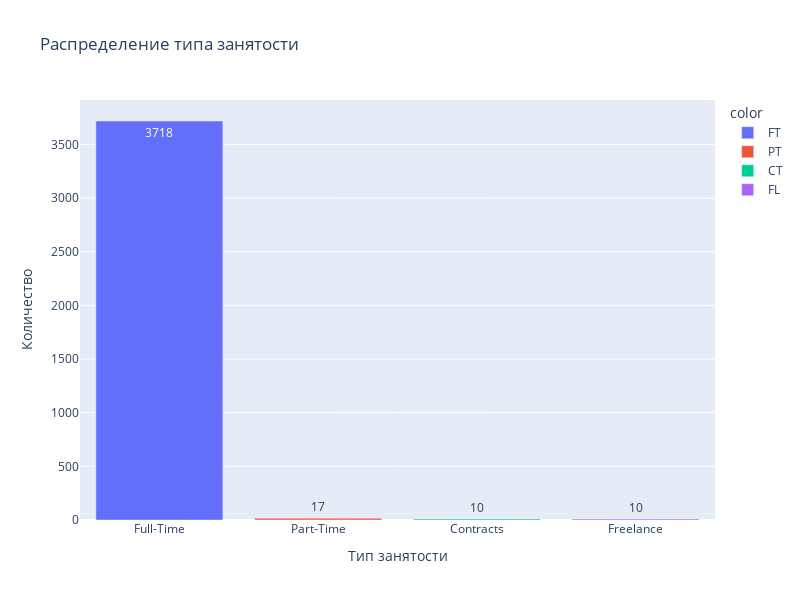

The notebook cell saved with this chart:
### Markdown cell above
Всего в столбце 4 уникальных категории : 


*   PT : Part-time

*   FT : Full-time

*   CT : Contract

*   FL : Freelance

### Code cell
group = df['employment_type'].value_counts()
emp_type = ['Full-Time', 'Part-Time', 'Contracts', 'Freelance']

fig = px.bar(x=emp_type, y=group.values, 
             color = group.index, text=group.values,
             title='Распределение типа занятости', width=800, height=600)

fig.update_layout(xaxis_title='Тип занятости', yaxis_title='Количество')
fig.show()

### Figure 1 — Plotly figure (JSON) as saved in the notebook; plotly's stock layout.template omitted (floating-point values rounded to 4 significant figures)
{"data": [{"alignmentgroup": "True", "hovertemplate": "color=FT<br>x=%{x}<br>y=%{y}<br>text=%{text}<extra></extra>", "legendgroup": "FT", "marker": {"color": "#636efa", "pattern": {"shape": ""}}, "name": "FT", "offsetgroup": "FT", "orientation": "v", "showlegend": true, "text": [3718], "textposition": "auto", "type": "bar", "x": ["Full-Time"], "xaxis": "x", "y": [3718], "yaxis": "y"}, {"alignmentgroup": "True", "hovertemplate": "color=PT<br>x=%{x}<br>y=%{y}<br>text=%{text}<extra></extra>", "legendgroup": "PT", "marker": {"color": "#EF553B", "pattern": {"shape": ""}}, "name": "PT", "offsetgroup": "PT", "orientation": "v", "showlegend": true, "text": [17], "textposition": "auto", "type": "bar", "x": ["Part-Time"], "xaxis": "x", "y": [17], "yaxis": "y"}, {"alignmentgroup": "True", "hovertemplate": "color=CT<br>x=%{x}<br>y=%{y}<br>text=%{text}<extra></extra>", "legendgroup": "CT", "marker": {"color": "#00cc96", "pattern": {"shape": ""}}, "name": "CT", "offsetgroup": "CT", "orientation": "v", "showlegend": true, "text": [10], "textposition": "auto", "type": "bar", "x": ["Contracts"], "xaxis": "x", "y": [10], "yaxis": "y"}, {"alignmentgroup": "True", "hovertemplate": "color=FL<br>x=%{x}<br>y=%{y}<br>text=%{text}<extra></extra>", "legendgroup": "FL", "marker": {"color": "#ab63fa", "pattern": {"shape": ""}}, "name": "FL", "offsetgroup": "FL", "orientation": "v", "showlegend": true, "text": [10], "textposition": "auto", "type": "bar", "x": ["Freelance"], "xaxis": "x", "y": [10], "yaxis": "y"}], "layout": {"barmode": "relative", "height": 600, "legend": {"title": {"text": "color"}, "tracegroupgap": 0}, "title": {"text": "Распределение типа занятости"}, "width": 800, "xaxis": {"anchor": "y", "domain": [0, 1], "title": {"text": "Тип занятости"}}, "yaxis": {"anchor": "x", "domain": [0, 1], "title": {"text": "Количество"}}}}
